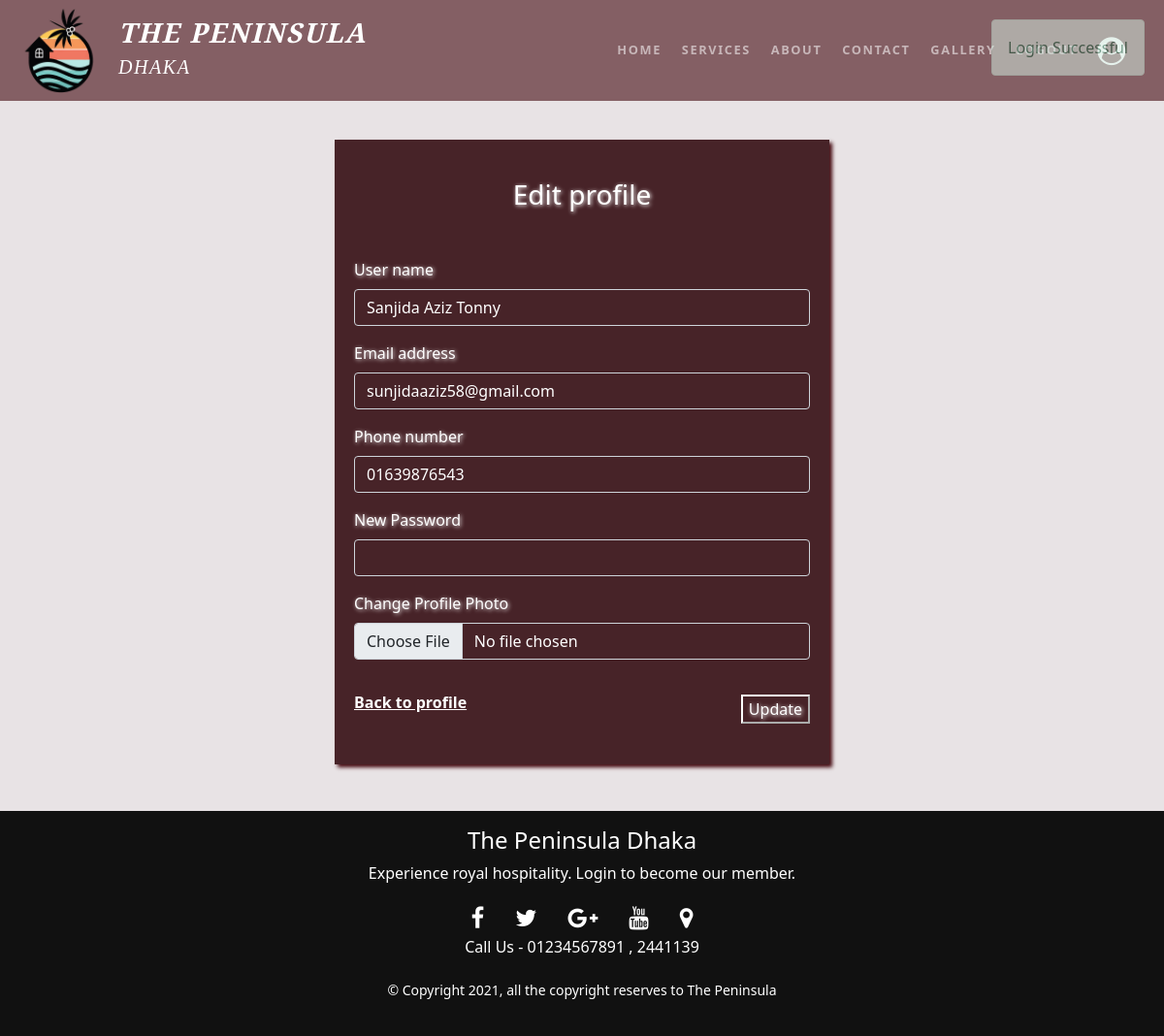
The page /edit_profile.php (signed in) on the database its author committed.
### tables this page shows
CREATE TABLE `user` (
  `user_id` int(11) NOT NULL,
  `user_name` varchar(255) NOT NULL,
  `user_email` varchar(255) NOT NULL,
  `user_phone` varchar(25) NOT NULL,
  `user_password` text NOT NULL,
  `user_photo` varchar(255) DEFAULT NULL,
  `activation_code` varchar(255) DEFAULT NULL,
  `status` int(11) NOT NULL,
  `created_date` datetime NOT NULL
);

### functions.php (called while the page is built, shortened)
<?php
function is_logged_in() {
    if(isset($_SESSION['user_email'])) return true;
    else return false;
}

### edit_profile.php (the view, shortened to what this page needs)
<?php
function current_user_info(){
	require_once ('db/connection.php');
	if(is_logged_in()){
		$email= $_SESSION['user_email'];
		$sqlSelect = "SELECT * FROM user where user_email='$email'";
		$result = mysqli_query($link,$sqlSelect);
		$noOfRow = mysqli_num_rows($result);
		if($noOfRow){
			$row= mysqli_fetch_assoc($result);
			return $row;
		}
	}
	else{
		$msg= "no user logged in";
		redirect("login.php",$msg);
	}
}
?>
<!doctype html>
<html lang="en">
	<head>
		<?php $page='profile'; include 'includes/head.php'; ?>
	</head>
	<body>
		<header>
			<?php include 'includes/navbar.php'; ?>
		</header>
		<?php if(isset($_SESSION['msg'])) { ?>
            <div id="message_alert" style="z-index: 2000; position: fixed; top: 0; right: 0; margin-right: 20px; margin-top: 20px;" class="alert alert-success">
                <?php
                    echo $_SESSION['msg'];
                 ?>
            </div>
        <?php } ?>
		<?php $current_user= current_user_info() ?>
		<div class="container p-0 mt-5 pt-5 text-white">
			<div class="row justify-content-center p-5">
				<div class="col-sm-12 col-md-8 col-lg-6 ">
					<form action="edit_profile_process.php" method="POST" class="edit_profile" enctype="multipart/form-data">
						<h3 class="mb-5 text-center ">Edit profile</h3>
						<div class="mb-3">
					    	<label for="username" class="form-label">User name</label>
					    	<input id="username" type="text" name="username" value="<?php echo $current_user['user_name'] ?>" class="form-control" required >
					  	</div>
					  	<div class="mb-3">
					    	<label for="useremail" class="form-label">Email address</label>
					    	<input id="useremail" type="email" name="useremail" value="<?php echo $current_user['user_email'] ?>" class="form-control"required>
					  	</div>
					  	<div class="mb-3">
					    	<label for="userphone" class="form-label">Phone number</label>
					    	<input id="userphone" type="tel" name="userphone" value="<?php echo $current_user['user_phone'] ?>" class="form-control" required>
					  	</div>
					  	<div class="mb-3">
						    <label for="new_password" class="form-label">New Password</label>
						    <input id="new_password" type="password" name="new_password" value="" class="form-control">
					  	</div>
                        <div class="mb-3">
                            <label for="user_photo" class="form-label">Change Profile Photo</label>
                            <input id="user_photo" type="file" name="user_photo" value="" class="form-control">
                        </div>
					 	<div class="float-end">
					  		<button type="submit">Update</button>
					  	</div>
					  	<div class="my-3 py-3 ">
					  		<a class="text-white fw-bold" href="profile.php">Back to profile</a>
					  	</div>
					</form>
				</div>
			</div>
		</div>
		<footer>
			<?php include 'includes/footer.php'; ?>
		</footer>
	</body>
</html>

### css/mystylesheet.css (style rules this page uses)
body { overflow-x: hidden; color: #000000; box-sizing: border-box; background-color: #e8e3e5; }
.edit_profile { background: #472328!important; background:transparent; border: 0px; padding:40px 20px 20px 20px; box-shadow: 3px 3px 4px #42070e; }
.edit_profile .form-control { background:transparent; color: white; }
.edit_profile button { border-color: white; border-width: 2px; color: white; background:transparent; margin-top: 20px; text-shadow: 1px 1px 4px white; }
.edit_profile h3 { text-shadow: 1px 1px 4px white; }
.edit_profile .form-label { text-shadow: 1px 1px 4px white; }

### rows shown on the page
user: username "Sanjida Aziz Tonny", useremail "sunjidaaziz58@gmail.com", userphone "01639876543"

### other values the page prints
$_SESSION['msg'] "Login Successful"
